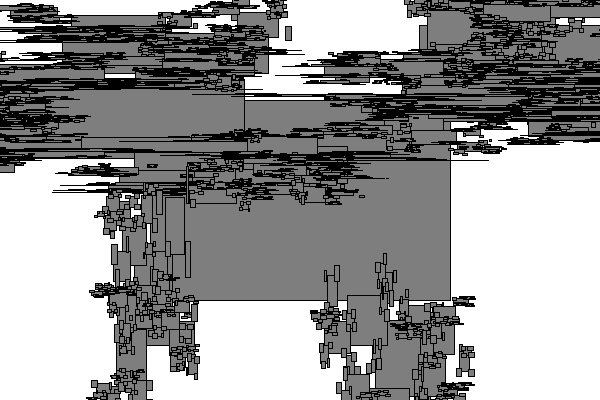
Frame 1 (no input)
Frame 60 (the mouse pressed at the canvas centre just before this capture): identical to frame 1, image omitted
Frame 120 (the mouse held since frame 60 and released just before this capture): identical to frame 1, image omitted

The Processing sketch that drew this single still picture (run headless with seeded random() and noise(); from frame 60 on, the mouse is pressed at the canvas centre):

// Processing sketch: processing_144929
// ── processing_144929.pde

// Processing Source Code for Recursion_Art.pde
// By Jim Plaxco, www.artsnova.com
// Tutorial: Recursion and Algorithmic Art Using Processing
// Tutorial URL: http://www.artsnova.com/Processing_Recursion_Tutorial.html

static final int LIMIT=6;  // size of the smallest rectangle to draw
 
// System Setup Function
void setup() {
  size(600,400);      // canvas/screen size
  background(255);    // canvas/screen background color, 255=white
  stroke(0);          // draw color, 0=black
  fill(126);          // fill color, 126= mid-gray
  rectMode(CENTER);   // use x,y as rectangle center
}
 
// System Draw Function
void draw() {
  if(frameCount==1)  Recursion_Art(width/2,height/2, width/2,height/2);
}
 
// Recursion_Art Function
// Input Parameters: x,y = center of rectangle
//                   w,h = width and height
// Return Value: None (void)
void Recursion_Art(int x, int y, int w, int h) {
  rect(x,y,w,h);
  if(w > LIMIT)
  { // the size of the current rectangle is larger than the LIMIT value
    Recursion_Art(x-((w/2)+int(random(-w*.4, w*.4))),
                  y-((h/2)+int(random(-h*.2, h*.2))),
                  (w/2)+int(random(-w*.4, w*.4)),
                  (h/2)+int(random(-h*.2, h*.2)));
    Recursion_Art(x+((w/2)+int(random(-w*.4, w*.4))),
                  y-((h/2)+int(random(-h*.2, h*.4))),
                  (w/2)+int(random(-w*.4, w*.4)),
                  (h/2)+int(random(-h*.2, h*.2)));
    Recursion_Art(x-((w/2)+int(random(-w*.4, w*.4))),
                  y+((h/2)+int(random(-h*.2, h*.2))),
                  (w/2)+int(random(-w*.4, w*.4)),
                  (h/2)+int(random(-h*.2, h*.2)));
    Recursion_Art(x+((w/2)+int(random(-w*.4, w*.4))),
                  y+((h/2)+int(random(-h*.2, h*.4))),
                  (w/2)+int(random(-w*.4, w*.4)),
                  (h/2)+int(random(-h*.2, h*.2)));
    }
}
